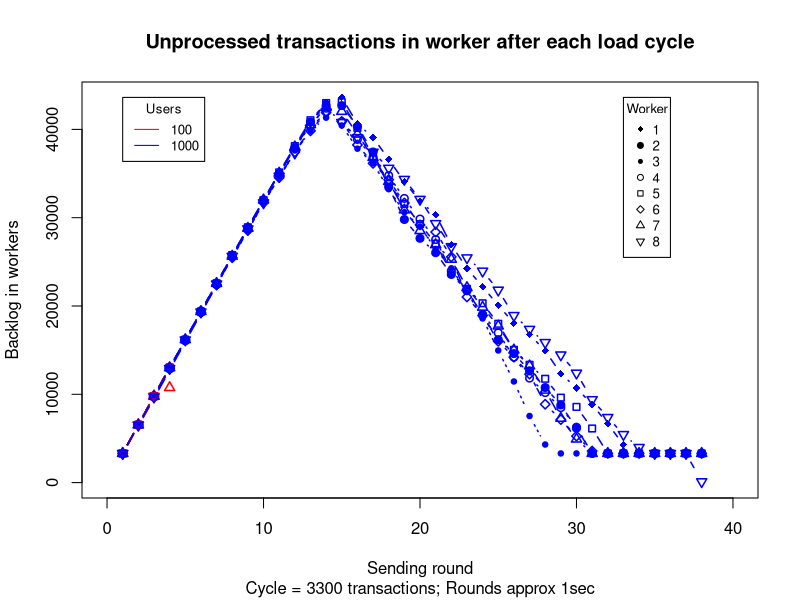

The R script that drew this image:
## ---- chunk 1
cls <- c(round="numeric", worker="numeric", backlog="numeric")
load100 <- read.csv("load_100.csv", header = T, colClasses = cls)
load1000 <- read.csv("load_1000.csv", header = T, colClasses = cls)
## ---- chunk 2
# determine bounds for plot based on 1000 user load since it's... larger
xrange <- range(load1000$round)
yrange <- range(0,load1000$backlog)
numWorkers <- max(load100$worker)

# Set up plot
plot(xrange, yrange, 
     type = "n", 
     xlim = range(0, 40),
     xlab = "Sending round", 
     ylab = "Backlog in workers"
     )

colors <- c("red", "blue")
linetype <- c(1:numWorkers)
plotchar <- seq(18, 18+numWorkers, 1)

# Add plot lines
for (i in 1:numWorkers) {
  load100Worker <- subset(load100, worker == i)
  lines(load100Worker$round, load100Worker$backlog,
        type = "b",
        lwd = 1.5,
        lty = linetype[i],
        col =  colors[1],
        pch = plotchar[i]
        )
  
  load1000Worker <- subset(load1000, worker == i)
  lines(load1000Worker$round, load1000Worker$backlog,
        type = "b",
        lwd = 1.5,
        lty = linetype[i],
        col = colors[2],
        pch = plotchar[i]
        )
}

title("Unprocessed transactions in worker after each load cycle", "Cycle = 3300 transactions; Rounds approx 1sec")

legend(xrange[1],
       yrange[2],
       c("100", "1000"),
       cex = 0.8,
       title = "Users",
       col = colors,
       lwd = 1
       )
legend(xrange[length(xrange)] - 5, # right align
       yrange[2],
       1:numWorkers,
       cex = 0.8,
       pch = plotchar,
       title = "Worker"
       )
